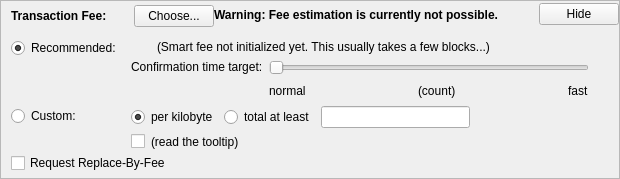
    <widget class="QFrame" name="frameFee">
     <property name="sizePolicy">
      <sizepolicy hsizetype="Expanding" vsizetype="Expanding">
       <horstretch>0</horstretch>
       <verstretch>0</verstretch>
      </sizepolicy>
     </property>
     <property name="maximumSize">
      <size>
       <width>16777215</width>
       <height>16777215</height>
      </size>
     </property>
     <property name="frameShape">
      <enum>QFrame::StyledPanel</enum>
     </property>
     <property name="frameShadow">
      <enum>QFrame::Sunken</enum>
     </property>
     <layout class="QVBoxLayout" name="verticalLayoutFee1">
      <property name="spacing">
       <number>0</number>
      </property>
      <property name="leftMargin">
       <number>0</number>
      </property>
      <property name="topMargin">
       <number>0</number>
      </property>
      <property name="rightMargin">
       <number>0</number>
      </property>
      <property name="bottomMargin">
       <number>0</number>
      </property>
      <item>
       <layout class="QVBoxLayout" name="verticalLayoutFee2" stretch="0,0,0">
        <property name="spacing">
         <number>0</number>
        </property>
        <property name="leftMargin">
         <number>10</number>
        </property>
        <property name="topMargin">
         <number>0</number>
        </property>
        <item>
         <layout class="QHBoxLayout" name="horizontalLayoutFee1">
          <property name="bottomMargin">
           <number>0</number>
          </property>
          <item>
           <layout class="QVBoxLayout" name="verticalLayoutFee7">
            <property name="spacing">
             <number>0</number>
            </property>
            <item>
             <spacer name="verticalSpacerSmartFee">
              <property name="orientation">
               <enum>Qt::Vertical</enum>
              </property>
              <property name="sizeType">
               <enum>QSizePolicy::Fixed</enum>
              </property>
              <property name="sizeHint" stdset="0">
               <size>
                <width>1</width>
                <height>4</height>
               </size>
              </property>
             </spacer>
            </item>
            <item>
             <layout class="QHBoxLayout" name="horizontalLayoutSmartFee">
              <property name="spacing">
               <number>10</number>
              </property>
              <item>
               <widget class="QLabel" name="labelFeeHeadline">
                <property name="sizePolicy">
                 <sizepolicy hsizetype="Preferred" vsizetype="Maximum">
                  <horstretch>0</horstretch>
                  <verstretch>0</verstretch>
                 </sizepolicy>
                </property>
                <property name="font">
                 <font>
                  <weight>75</weight>
                  <bold>true</bold>
                 </font>
                </property>
                <property name="styleSheet">
                 <string notr="true">font-weight:bold;</string>
                </property>
                <property name="text">
                 <string>Transaction Fee:</string>
                </property>
               </widget>
              </item>
              <item>
               <widget class="QLabel" name="labelFeeMinimized">
                <property name="text">
                 <string/>
                </property>
               </widget>
              </item>
              <item>
               <widget class="QPushButton" name="buttonChooseFee">
                <property name="text">
                 <string>Choose...</string>
                </property>
               </widget>
              </item>
             </layout>
            </item>
            <item>
             <spacer name="verticalSpacer_5">
              <property name="orientation">
               <enum>Qt::Vertical</enum>
              </property>
              <property name="sizeHint" stdset="0">
               <size>
                <width>1</width>
                <height>1</height>
               </size>
              </property>
             </spacer>
            </item>
           </layout>
          </item>
          <item>
           <widget class="QLabel" name="fallbackFeeWarningLabel">
            <property name="toolTip">
             <string>Using the fallbackfee can result in sending a transaction that will take several hours or days (or never) to confirm. Consider choosing your fee manually or wait until your have validated the complete chain.</string>
            </property>
            <property name="font">
            <font>
                <weight>75</weight>
                <bold>true</bold>
            </font>
            </property>
            <property name="text">
             <string>Warning: Fee estimation is currently not possible.</string>
            </property>
            <property name="wordWrap">
             <bool>false</bool>
            </property>
           </widget>
          </item>
          <item>
           <spacer name="horizontalSpacer_4">
            <property name="orientation">
             <enum>Qt::Horizontal</enum>
            </property>
            <property name="sizeType">
             <enum>QSizePolicy::MinimumExpanding</enum>
            </property>
            <property name="sizeHint" stdset="0">
             <size>
              <width>40</width>
              <height>20</height>
             </size>
            </property>
           </spacer>
          </item>
          <item>
           <widget class="QPushButton" name="buttonMinimizeFee">
            <property name="toolTip">
             <string>collapse fee-settings</string>
            </property>
            <property name="text">
             <string>Hide</string>
            </property>
           </widget>
          </item>
         </layout>
        </item>
        <item>
         <widget class="QFrame" name="frameFeeSelection">
          <layout class="QVBoxLayout" name="verticalLayoutFee12">
           <property name="spacing">
            <number>0</number>
           </property>
           <property name="leftMargin">
            <number>0</number>
           </property>
           <property name="topMargin">
            <number>0</number>
           </property>
           <property name="rightMargin">
            <number>0</number>
           </property>
           <property name="bottomMargin">
            <number>0</number>
           </property>
           <item>
            <layout class="QGridLayout" name="gridLayoutFee">
             <property name="topMargin">
              <number>10</number>
             </property>
             <property name="bottomMargin">
              <number>4</number>
             </property>
             <property name="horizontalSpacing">
              <number>10</number>
             </property>
             <property name="verticalSpacing">
              <number>4</number>
             </property>
             <item row="1" column="1">
              <layout class="QVBoxLayout" name="verticalLayoutFee8">
               <property name="spacing">
                <number>6</number>
               </property>
               <item>
                <layout class="QHBoxLayout" name="horizontalLayoutFee13">
                 <item>
                  <widget class="QRadioButton" name="radioCustomPerKilobyte">
                   <property name="toolTip">
                    <string>If the custom fee is set to 1000 satoshis and the transaction is only 250 bytes, then &quot;per kilobyte&quot; only pays 250 satoshis in fee, while &quot;total at least&quot; pays 1000 satoshis. For transactions bigger than a kilobyte both pay by kilobyte.</string>
                   </property>
                   <property name="text">
                    <string>per kilobyte</string>
                   </property>
                   <property name="checked">
                    <bool>true</bool>
                   </property>
                   <attribute name="buttonGroup">
                    <string notr="true">groupCustomFee</string>
                   </attribute>
                  </widget>
                 </item>
                 <item>
                  <widget class="QRadioButton" name="radioCustomAtLeast">
                   <property name="toolTip">
                    <string>If the custom fee is set to 1000 satoshis and the transaction is only 250 bytes, then &quot;per kilobyte&quot; only pays 250 satoshis in fee, while &quot;total at least&quot; pays 1000 satoshis. For transactions bigger than a kilobyte both pay by kilobyte.</string>
                   </property>
                   <property name="text">
                    <string>total at least</string>
                   </property>
                   <attribute name="buttonGroup">
                    <string notr="true">groupCustomFee</string>
                   </attribute>
                  </widget>
                 </item>
                 <item>
                  <widget class="AureusAmountField" name="customFee"/>
                 </item>
                 <item>
                  <spacer name="horizontalSpacer_6">
                   <property name="orientation">
                    <enum>Qt::Horizontal</enum>
                   </property>
                   <property name="sizeHint" stdset="0">
                    <size>
                     <width>1</width>
                     <height>1</height>
                    </size>
                   </property>
                  </spacer>
                 </item>
                </layout>
               </item>
               <item>
                <layout class="QHBoxLayout" name="horizontalLayoutFee8">
                 <item>
                  <widget class="QCheckBox" name="checkBoxMinimumFee">
                   <property name="toolTip">
                    <string>Paying only the minimum fee is just fine as long as there is less transaction volume than space in the blocks. But be aware that this can end up in a never confirming transaction once there is more demand for aureus transactions than the network can process.</string>
                   </property>
                   <property name="text">
                    <string/>
                   </property>
                  </widget>
                 </item>
                 <item>
                  <widget class="QLabel" name="labelMinFeeWarning">
                   <property name="enabled">
                    <bool>true</bool>
                   </property>
                   <property name="toolTip">
                    <string>Paying only the minimum fee is just fine as long as there is less transaction volume than space in the blocks. But be aware that this can end up in a never confirming transaction once there is more demand for aureus transactions than the network can process.</string>
                   </property>
                   <property name="text">
                    <string>(read the tooltip)</string>
                   </property>
                   <property name="margin">
                    <number>5</number>
                   </property>
                  </widget>
                 </item>
                 <item>
                  <spacer name="horizontalSpacer_2">
                   <property name="orientation">
                    <enum>Qt::Horizontal</enum>
                   </property>
                   <property name="sizeHint" stdset="0">
                    <size>
                     <width>1</width>
                     <height>1</height>
                    </size>
                   </property>
                  </spacer>
                 </item>
                </layout>
               </item>
              </layout>
             </item>
             <item row="0" column="0">
              <layout class="QVBoxLayout" name="verticalLayoutFee4" stretch="0,1">
               <item>
                <widget class="QRadioButton" name="radioSmartFee">
                 <property name="text">
                  <string>Recommended:</string>
                 </property>
                 <property name="checked">
                  <bool>true</bool>
                 </property>
                 <attribute name="buttonGroup">
                  <string notr="true">groupFee</string>
                 </attribute>
                </widget>
               </item>
               <item>
                <spacer name="verticalSpacer_2">
                 <property name="orientation">
                  <enum>Qt::Vertical</enum>
                 </property>
                 <property name="sizeHint" stdset="0">
                  <size>
                   <width>1</width>
                   <height>1</height>
                  </size>
                 </property>
                </spacer>
               </item>
              </layout>
             </item>
             <item row="1" column="0">
              <layout class="QVBoxLayout" name="verticalLayoutFee9" stretch="0,1">
               <item>
                <widget class="QRadioButton" name="radioCustomFee">
                 <property name="text">
                  <string>Custom:</string>
                 </property>
                 <attribute name="buttonGroup">
                  <string notr="true">groupFee</string>
                 </attribute>
                </widget>
               </item>
               <item>
                <spacer name="verticalSpacer_6">
                 <property name="orientation">
                  <enum>Qt::Vertical</enum>
                 </property>
                 <property name="sizeHint" stdset="0">
                  <size>
                   <width>1</width>
                   <height>1</height>
                  </size>
                 </property>
                </spacer>
               </item>
              </layout>
             </item>
             <item row="0" column="1">
              <layout class="QVBoxLayout" name="verticalLayoutFee3" stretch="0,0,1">
               <property name="spacing">
                <number>6</number>
               </property>
               <property name="topMargin">
                <number>2</number>
               </property>
               <item>
                <layout class="QHBoxLayout" name="horizontalLayoutFee12">
                 <item>
                  <widget class="QLabel" name="labelSmartFee">
                   <property name="text">
                    <string/>
                   </property>
                   <property name="margin">
                    <number>2</number>
                   </property>
                  </widget>
                 </item>
                 <item>
                  <widget class="QLabel" name="labelFeeEstimation">
                   <property name="text">
                    <string/>
                   </property>
                  </widget>
                 </item>
                 <item>
                  <widget class="QLabel" name="labelSmartFee2">
                   <property name="text">
                    <string>(Smart fee not initialized yet. This usually takes a few blocks...)</string>
                   </property>
                   <property name="margin">
                    <number>2</number>
                   </property>
                  </widget>
                 </item>
                 <item>
                  <spacer name="horizontalSpacer_5">
                   <property name="orientation">
                    <enum>Qt::Horizontal</enum>
                   </property>
                   <property name="sizeHint" stdset="0">
                    <size>
                     <width>1</width>
                     <height>1</height>
                    </size>
                   </property>
                  </spacer>
                 </item>
                </layout>
               </item>
               <item>
                <layout class="QHBoxLayout" name="horizontalLayoutFee9">
                 <item>
                  <layout class="QVBoxLayout" name="verticalLayoutFee6">
                   <item>
                    <widget class="QLabel" name="labelSmartFee3">
                     <property name="text">
                      <string>Confirmation time target:</string>
                     </property>
                     <property name="margin">
                      <number>2</number>
                     </property>
                    </widget>
                   </item>
                   <item>
                    <spacer name="verticalSpacer_3">
                     <property name="orientation">
                      <enum>Qt::Vertical</enum>
                     </property>
                     <property name="sizeHint" stdset="0">
                      <size>
                       <width>1</width>
                       <height>1</height>
                      </size>
                     </property>
                    </spacer>
                   </item>
                  </layout>
                 </item>
                 <item>
                  <layout class="QVBoxLayout" name="verticalLayoutFee5">
                   <property name="rightMargin">
                    <number>30</number>
                   </property>
                   <item>
                    <widget class="QSlider" name="sliderSmartFee">
                     <property name="minimum">
                      <number>0</number>
                     </property>
                     <property name="maximum">
                      <number>23</number>
                     </property>
                     <property name="pageStep">
                      <number>1</number>
                     </property>
                     <property name="value">
                      <number>0</number>
                     </property>
                     <property name="orientation">
                      <enum>Qt::Horizontal</enum>
                     </property>
                     <property name="invertedAppearance">
                      <bool>false</bool>
                     </property>
                     <property name="invertedControls">
                      <bool>false</bool>
                     </property>
                     <property name="tickPosition">
                      <enum>QSlider::NoTicks</enum>
                     </property>
                    </widget>
                   </item>
                   <item>
                    <layout class="QHBoxLayout" name="horizontalLayoutFee10">
                     <item>
                      <widget class="QLabel" name="labelSmartFeeNormal">
                       <property name="text">
                        <string>normal</string>
                       </property>
                      </widget>
                     </item>
                     <item>
                      <spacer name="horizontalSpacer_7">
                       <property name="orientation">
                        <enum>Qt::Horizontal</enum>
                       </property>
                       <property name="sizeHint" stdset="0">
                        <size>
                         <width>40</width>
                         <height>20</height>
                        </size>
                       </property>
                      </spacer>
                     </item>
                     <item>
                      <widget class="QLabel" name="confirmationTargetLabel">
                       <property name="text">
                        <string notr="true">(count)</string>
                       </property>
                      </widget>
                     </item>
                     <item>
                      <spacer name="horizontalSpacer_3">
                       <property name="orientation">
                        <enum>Qt::Horizontal</enum>
                       </property>
                       <property name="sizeHint" stdset="0">
                        <size>
                         <width>40</width>
                         <height>20</height>
                        </size>
                       </property>
                      </spacer>
                     </item>
                     <item>
                      <widget class="QLabel" name="labelSmartFeeFast">
                       <property name="text">
                        <string>fast</string>
                       </property>
                      </widget>
                     </item>
                    </layout>
                   </item>
                  </layout>
                 </item>
                </layout>
               </item>
               <item>
                <spacer name="verticalSpacer_4">
                 <property name="orientation">
                  <enum>Qt::Vertical</enum>
                 </property>
                 <property name="sizeHint" stdset="0">
                  <size>
                   <width>1</width>
                   <height>1</height>
                  </size>
                 </property>
                </spacer>
               </item>
              </layout>
             </item>
            </layout>
           </item>
           <item>
            <widget class="QCheckBox" name="optInRBF">
             <property name="text">
              <string>Request Replace-By-Fee</string>
             </property>
             <property name="toolTip">
              <string>Indicates that the sender may wish to replace this transaction with a new one paying higher fees (prior to being confirmed).</string>
             </property>
            </widget>
           </item>
          </layout>
         </widget>
        </item>
        <item>
         <spacer name="verticalSpacerFee">
          <property name="orientation">
           <enum>Qt::Vertical</enum>
          </property>
          <property name="sizeHint" stdset="0">
           <size>
            <width>40</width>
            <height>5</height>
           </size>
          </property>
         </spacer>
        </item>
       </layout>
      </item>
     </layout>
    </widget>
